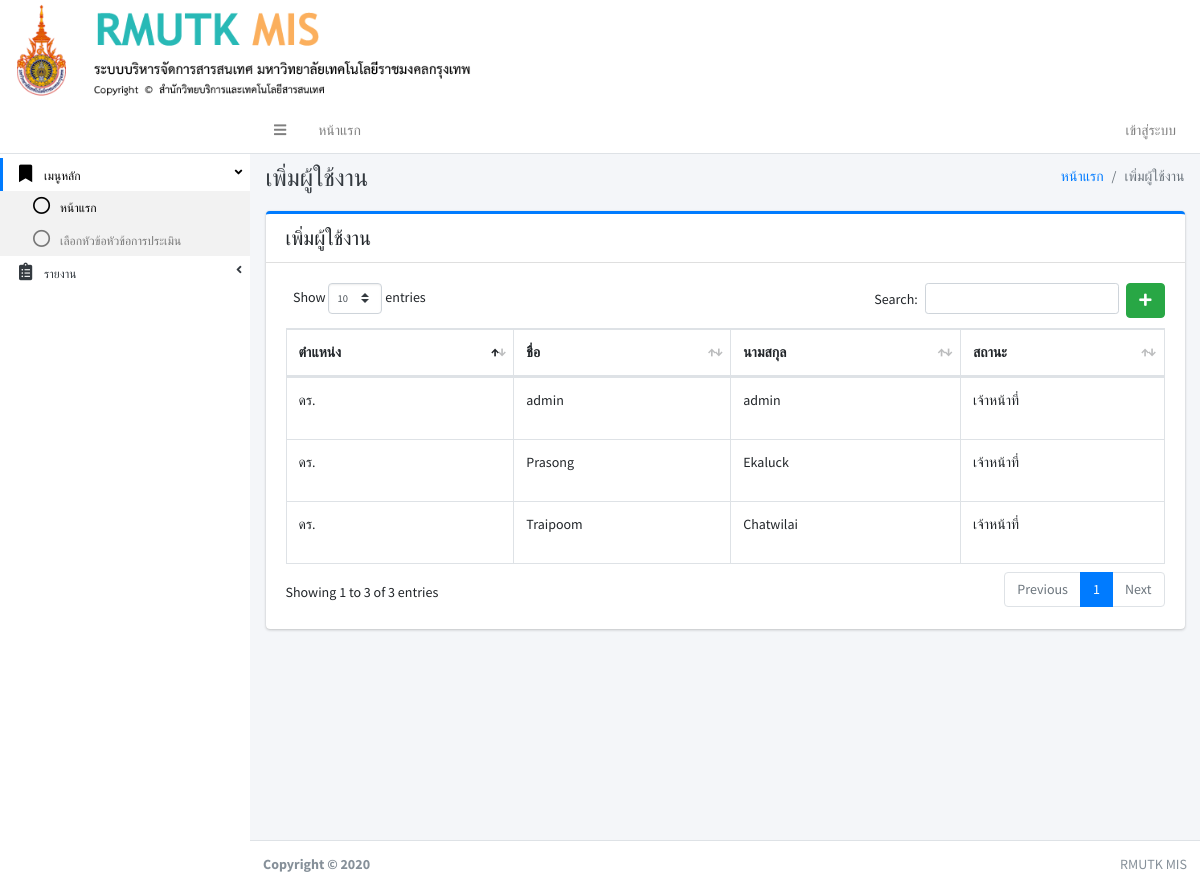
/index.php?pa8, run on an earlier commit of the app's database.
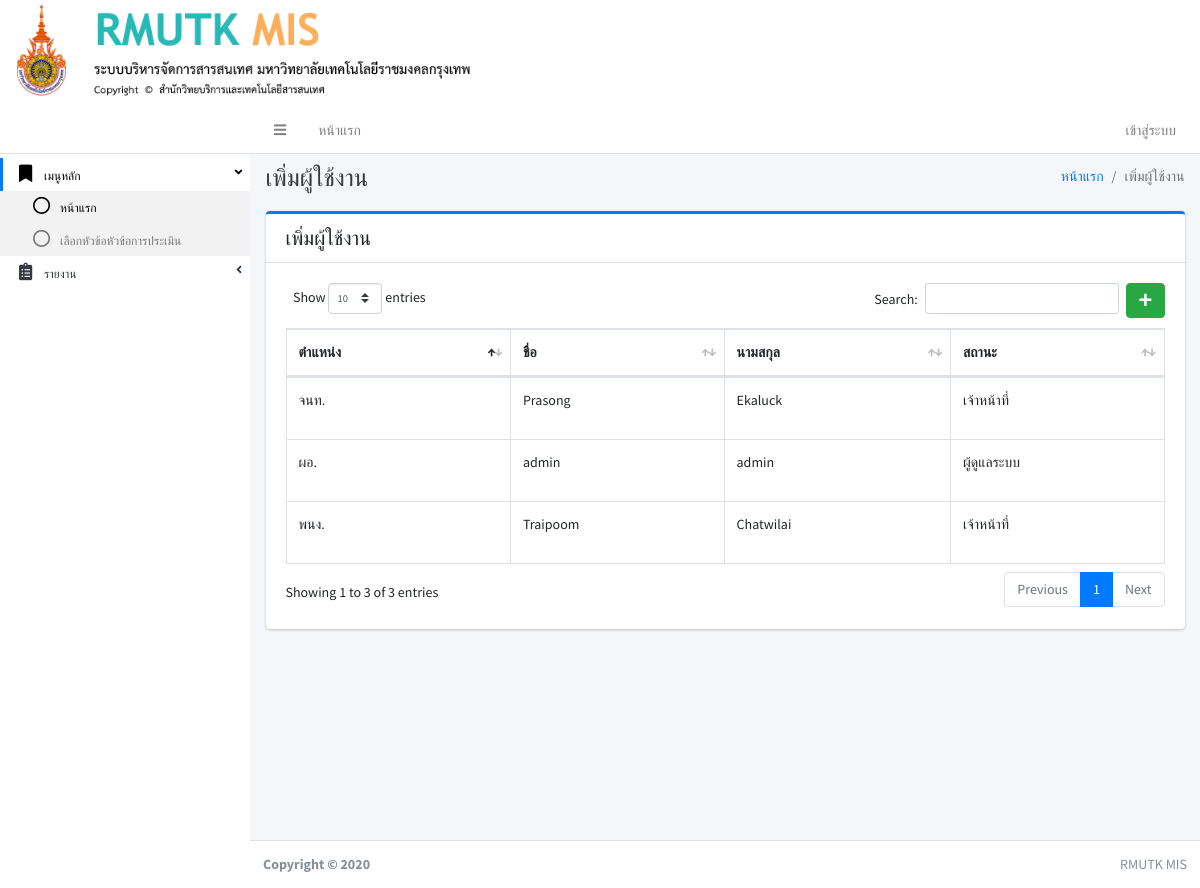
And on a later commit of the database.
### tables this page shows
CREATE TABLE IF NOT EXISTS `user` (
`user_id` int(11) NOT NULL,
  `first_name` varchar(150) NOT NULL,
  `last_name` varchar(150) NOT NULL,
  `username` varchar(150) NOT NULL,
  `password` varchar(150) NOT NULL,
  `user_tumn` varchar(250) NOT NULL,
  `user_status` int(11) NOT NULL
);

### page/pa8_user.php (the view, shortened to what this page needs)
<div class="content-header">
	<div class="container-fluid">
		<div class="row mb-2">
			<div class="col-sm-6">
				<h1 class="m-0 text-dark">เพิ่มผู้ใช้งาน</h1>
			</div>
			<div class="col-sm-6">
				<ol class="breadcrumb float-sm-right">
					<li class="breadcrumb-item"><a href="#">หน้าแรก</a></li>
					<li class="breadcrumb-item active">เพิ่มผู้ใช้งาน</li>
				</ol>
			</div>
		</div>
	</div>
</div>
<div class="content">
	<div class="container-fluid">
		<div class="row">
			<div class="col-lg-12">
				<div class="card card-primary card-outline ">
					<div class="card-header noprint">
						<h5 class="m-0">เพิ่มผู้ใช้งาน</h5>
					</div>
					<div class="card-body">
						<?php if (isset($_GET['add'])): ?>
							<?php else: ?>
								<a href="./index.php?pa8&add" class="btn btn-success float-right" ><i class="fas fa-plus"></i></a>
							<?php endif ?>
							<?php if (isset($_GET['add'])): ?>
								<form role="form" action="page/pa8_user_db.php" method="post">
									<div class="row">
										<div class="col-sm-3">
											<div class="form-group">
												<label>ตำแหน่ง</label>
												<input type="text" name="user_tumn" class="form-control" placeholder="Enter ...">
											</div>
										</div>
										<div class="col-sm-4">
											<div class="form-group">
												<label>ชื่อ</label>
												<input type="text" name="first_name" class="form-control" placeholder="Enter ...">
											</div>
										</div>
										<div class="col-sm-4">
											<div class="form-group">
												<label>นามสกุล</label>
												<input type="text" name="last_name" class="form-control" placeholder="Enter ...">
											</div>
										</div>
										<div class="col-sm-3">
											<div class="form-group">
												<label>Username</label>
												<input type="text" name="username" class="form-control" placeholder="Enter ...">
											</div>
										</div>
										<div class="col-sm-4">
											<div class="form-group">
												<label>Password</label>
												<input type="password" name="password" class="form-control" placeholder="Enter ...">
											</div>
										</div>
										<div class="col-sm-4">
											<div class="form-group">
												<label>สถานะ</label>
												<input type="number" name="user_status" class="form-control" placeholder="Enter ...">
											</div>
										</div>
										<div class="card-footer">
											<button type="submit" class="btn btn-primary">Submit</button>
											<a type="submit" class="btn btn-danger" href="./index.php?pa8" >cancel</a>
										</div>
									</div>
								</form>
								<?php else: ?>
									<?php
									include './conn.php';
									$sqlhuser=" SELECT * FROM user ";
									$qryhuser = mysqli_query($conn,$sqlhuser);
									?>
									<table id="example1" class="table table-bordered table-hover">
										<thead>
											<tr>
												<th>ตำแหน่ง</th>
												<th>ชื่อ</th>
												<th>นามสกุล</th>
												<th>สถานะ</th>
											</tr>
										</thead>
										<tbody>
											<?php
											while ($rowhuser = $qryhuser->fetch_array()) {
												?>
												<tr>
													<td><?php echo $rowhuser['user_tumn']; ?></td>
													<td><?php echo $rowhuser['first_name']; ?></td>
													<td><?php echo $rowhuser['last_name']; ?></td>
													<td>
														<?php if ($rowhuser['user_status'] == 1): ?>
															<p>ผู้ดูแลระบบ</p>
															<?php elseif ($rowhuser['user_status'] == 0): ?>
																<p>เจ้าหน้าที่</p>
															<?php endif ?>
														</td>
													</tr>
												<?php } ?>
											</tbody>
										</table>
									<?php endif ?>
								</div>
							</div>
						</div>
					</div>
				</div>
			</div>

### index.php (shortened to what this page needs)
<!DOCTYPE html>
<html lang="en">
<head>
  <link rel="stylesheet" href="adminlte3/plugins/fontawesome-free/css/all.min.css">
  <link rel="stylesheet" href="adminlte3/plugins/datatables-bs4/css/dataTables.bootstrap4.css">
  <link rel="stylesheet" href="adminlte3/dist/css/adminlte.min.css">
  <link rel="stylesheet" type="text/css" href="css/cuttom.css">
</head>
<body class="hold-transition sidebar-mini text-sm ">
  <?php include 'banner.php'; ?>
  <div class="wrapper">
    <?php
    include 'navbar.php';
    include 'sidebar.php';
    ?>
    <div class="content-wrapper">
      <?php
      if (isset($_GET['pa1'])) {
        include 'page/pa1.php';
      }elseif (isset($_GET['pa2'])) {
        include 'page/pa2.php';
      }elseif (isset($_GET['pa3'])) {
        include 'page/pa3.php';
      }elseif (isset($_GET['pa4'])) {
        include 'page/pa4.php';
      }elseif (isset($_GET['pa5'])) {
        include 'page/pa5.php';
      }elseif (isset($_GET['pa6'])) {
        include 'page/pa6.php';
      }elseif (isset($_GET['pa7'])) {
        include 'page/pa7_new.php';
      }elseif (isset($_GET['pa8'])) {
        include 'page/pa8_user.php';
      }else{
        include 'new.php';
      }
      ?>
    </div>
    <footer class="main-footer noprint">
      <div class="float-right d-none d-sm-inline">
        RMUTK MIS
      </div>
      <strong>Copyright &copy; 2020 </strong>
    </footer>
  </div>
  </body>
  </html>

### banner.php
<div class="row noprint">
<img src="img/logo.png" class="col-md-5 " >
</div>

### navbar.php (shortened to what this page needs)
<nav class="main-header navbar navbar-expand navbar-white navbar-light">
  <ul class="navbar-nav">
    <li class="nav-item">
      <a class="nav-link" data-widget="pushmenu" href="#"><i class="fas fa-bars"></i></a>
    </li>
    <li class="nav-item d-none d-sm-inline-block">
      <a href="index.php" class="nav-link">หน้าแรก</a>
    </li>
    </ul>
    <ul class="navbar-nav ml-auto">
      <li class="nav-item d-none d-sm-inline-block">
        <?php if (!isset($_SESSION["USERNAME"])):
          ?>
          <a href="./home" class="nav-link">เข้าสู่ระบบ</a>
          <?php else: ?>
            <a data-toggle="modal" data-target="#LogoutModal" class="nav-link">ออกจากระบบ</a>
          <?php endif ?>
        </li>
      </ul>
    </nav>

### sidebar.php (shortened to what this page needs)
<aside class="main-sidebar sidebar-light-primary">
  <a href="#" class="brand-link">
    <span class="brand-text font-weight-light"><b>
    </b></span>
  </a>
  <div class="sidebar text-xs">
    <nav class="mt-2">
      <ul class="nav nav-pills nav-sidebar nav-compact nav-child-indent nav-legacy flex-column" data-widget="treeview" role="menu" data-accordion="false">
         <li class="nav-item has-treeview menu-open">
          <a href="#" class="nav-link active">
            <i class="nav-icon fas fa-bookmark"></i>
            <p>
              เมนูหลัก
              <i class="right fas fa-angle-left"></i>
            </p>
          </a>
          <ul class="nav nav-treeview">
            <li class="nav-item">
              <a href="index.php?tables" class="nav-link active">
                <i class="far fa-circle nav-icon"></i>
                <p>หน้าแรก</p>
              </a>
            </li>
            <li class="nav-item">
              <a href="index.php?pa5" class="nav-link">
                <i class="far fa-circle nav-icon"></i>
                <p>เลือกหัวข้อหัวข้อการประเมิน</p>
              </a>
            </li>
          </ul>
        </li>
        <li class="nav-item">
          <a href="#" class="nav-link">
            <i class="nav-icon fas fa-clipboard-list"></i>
            <p>
              รายงาน
              <i class="right fas fa-angle-left"></i>
            </p>
          </a>
        </li>
            </ul>
      </nav>
    </div>
  </aside>

What changed in the data, as far as the page shows it:
changed user "admin": user_tumn "ดร." → "ผอ."; user_status "เจ้าหน้าที่" → "ผู้ดูแลระบบ"
changed user "Prasong": user_tumn "ดร." → "จนท."
changed user "Traipoom": user_tumn "ดร." → "พนง."
